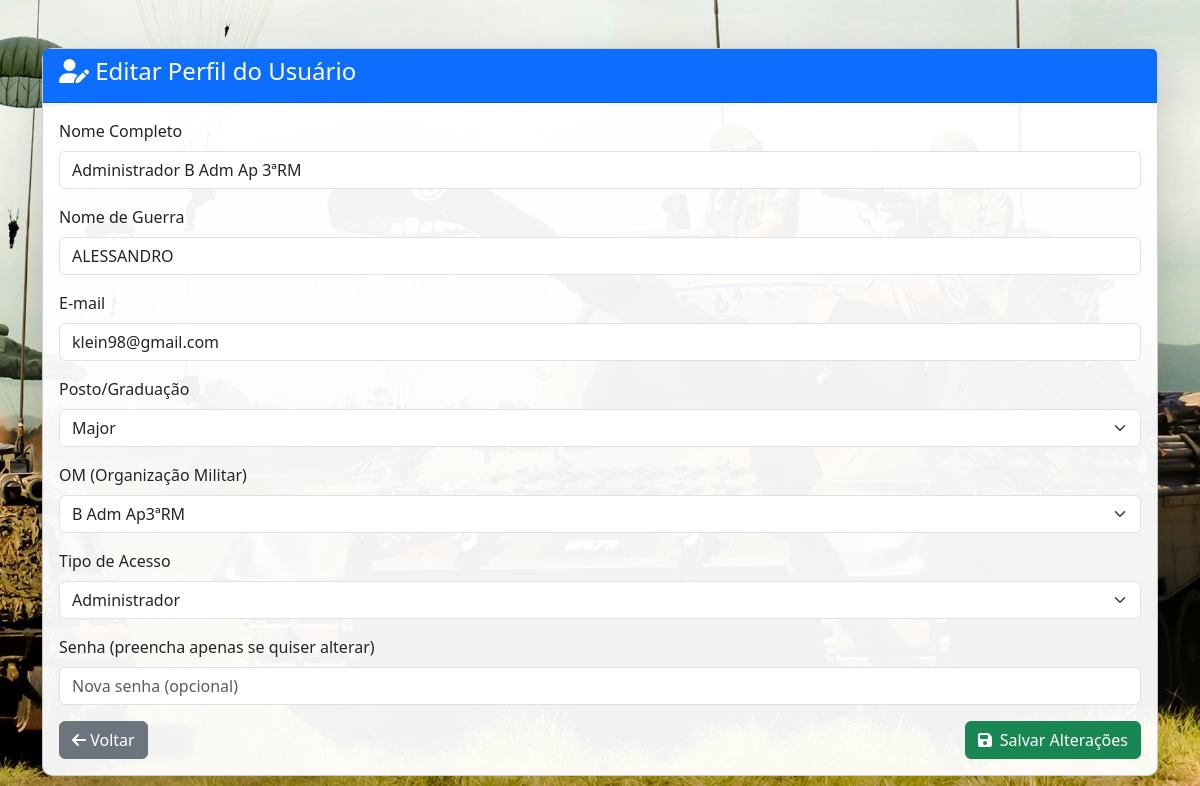
Page /views/editar.php?id=1 (signed in) on the committed database.
### tables this page shows
CREATE TABLE `users` (
  `id` int NOT NULL AUTO_INCREMENT,
  `nome` varchar(255) NOT NULL,
  `nome_guerra` varchar(100) DEFAULT NULL,
  `email` varchar(255) NOT NULL,
  `senha` varchar(255) NOT NULL,
  `created_at` timestamp NULL DEFAULT CURRENT_TIMESTAMP,
  `posto` varchar(50) DEFAULT NULL,
  `tipo` enum('admin','gerente','usuario') NOT NULL DEFAULT 'usuario',
  `om` varchar(100) DEFAULT NULL,
  `id_militar` varchar(50) DEFAULT NULL,
  PRIMARY KEY (`id`),
  UNIQUE KEY `email` (`email`),
  UNIQUE KEY `email_2` (`email`),
  UNIQUE KEY `nome` (`nome`),
  UNIQUE KEY `unq_nome` (`nome`),
  UNIQUE KEY `unq_email` (`email`),
  UNIQUE KEY `unq_guerra_posto` (`nome_guerra`,`posto`)
);

### models/editar.php (called while the page is built, shortened)
<?php
$id = $_GET['id'];
$stmt = $pdo->prepare("SELECT * FROM users WHERE id = ?");
$stmt->execute([$id]);
$user = $stmt->fetch(PDO::FETCH_ASSOC);
?>

### views/editar.php (the view, shortened to what this page needs)
<?php
include '../controller/db.php';
include '../models/editar.php';
?>
<!DOCTYPE html>
<html lang="pt-br">
<head>
    <link href="https://cdn.jsdelivr.net/npm/bootstrap@5.3.3/dist/css/bootstrap.min.css" rel="stylesheet">
    <link href="../css/edit.css" rel="stylesheet">
</head>
<body>
<div class="container mt-5">
    <div class="card shadow-lg">
        <div class="card-header bg-primary text-white">
            <h4><i class="fas fa-user-edit"></i> Editar Perfil do Usuário</h4>
        </div>
        <div class="card-body">
            <form method="post">
                <div class="mb-3">
                    <label class="form-label">Nome Completo</label>
                    <input type="text" name="nome" class="form-control" value="<?= htmlspecialchars($user['nome']) ?>" required>
                </div>
                <div class="mb-3">
                    <label class="form-label">Nome de Guerra</label>
                    <input type="text" name="nome_guerra" class="form-control" value="<?= htmlspecialchars($user['nome_guerra']) ?>" required>
                </div>
                <div class="mb-3">
                    <label class="form-label">E-mail</label>
                    <input type="email" name="email" class="form-control" value="<?= htmlspecialchars($user['email']) ?>" required>
                </div>
                <div class="mb-3">
                    <label for="posto" class="form-label">Posto/Graduação</label>
                    <select name="posto" class="form-select" required>
                        <optgroup label="Oficiais Superiores">
                            <option <?= $user['posto'] == 'Major' ? 'selected' : '' ?>>Major</option>
                        </optgroup>
                    </select>
                </div>
                <div class="mb-3">
                    <label for="om" class="form-label">OM (Organização Militar)</label>
                    <select name="om" class="form-select" required>
                        <option <?= $user['om'] == 'B Adm Ap3ªRM' ? 'selected' : '' ?>>B Adm Ap3ªRM</option>
                    </select>
                </div>
                <div class="mb-3">
                    <label class="form-label">Tipo de Acesso</label>
                    <select name="tipo" class="form-select" required>
                        <option value="admin" <?= $user['tipo'] == 'admin' ? 'selected' : '' ?>>Administrador</option>
                    </select>
                </div>
                <div class="mb-3">
                    <label class="form-label">Senha (preencha apenas se quiser alterar)</label>
                    <input type="password" name="senha" class="form-control" placeholder="Nova senha (opcional)">
                </div>
                <div class="d-flex justify-content-between">
                    <a href="admin_dashboard.php" class="btn btn-secondary"><i class="fas fa-arrow-left"></i> Voltar</a>
                    <button type="button" class="btn btn-success" onclick="confirmarEdicao()">
                        <i class="fas fa-save me-2"></i>Salvar Alterações
                    </button>
                </div>
            </form>
        </div>
    </div>
</div>
</body>
</html>

### css/edit.css (style rules this page uses)
body { background-image: url('../img/eb3.jpg'); background-size: cover; background-repeat: no-repeat; background-position: center center; background-attachment: fixed; }
.card { background-color: rgba(255, 255, 255, 0.95); border-radius: 10px; }

### rows in the picture
users: nome "Administrador B Adm Ap 3ªRM", nome_guerra "ALESSANDRO", email "klein98@gmail.com", posto "Major", om "B Adm Ap3ªRM", tipo "Administrador"
